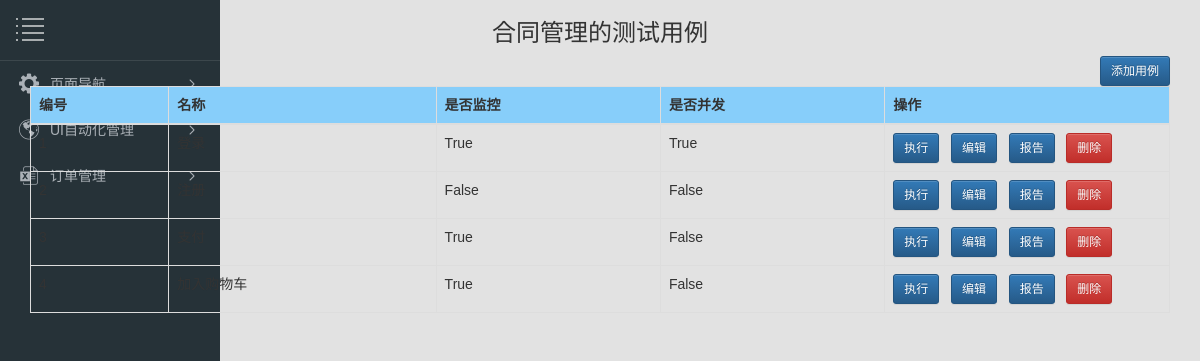
Page /testcases/9/ on the earlier database version.
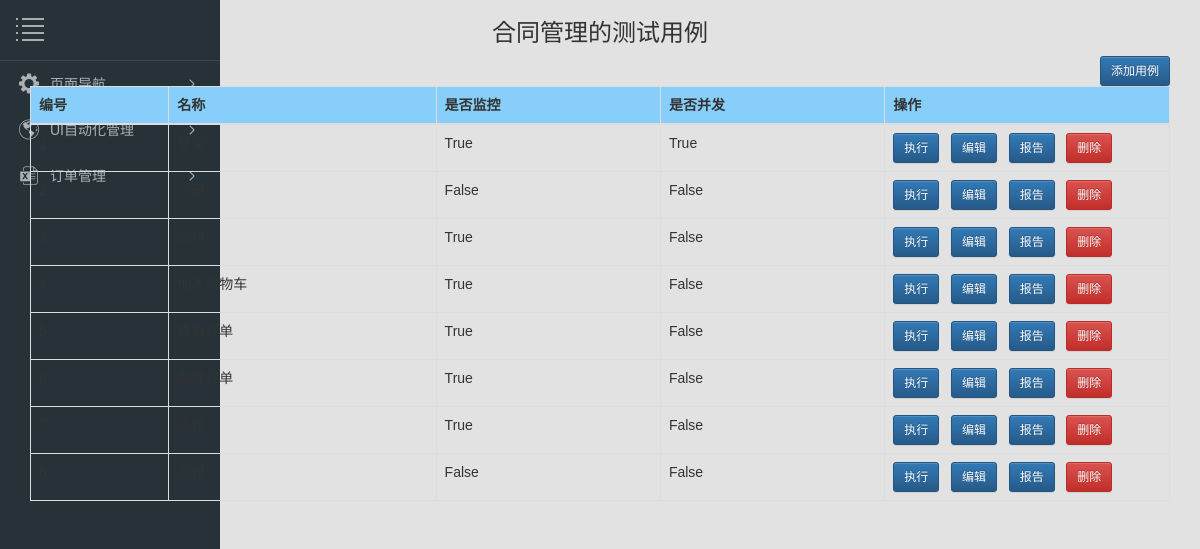
Same page on the later database version.
### uiApp/models.py (models this page shows, shortened)
class DB_end(models.Model):
    name = models.CharField(max_length=20, null=True, blank=True)
    host = models.CharField(max_length=200, null=True, blank=True)
    check_time = models.CharField(max_length=50, null=True, blank=True)
    phone = models.CharField(max_length=200, null=True, blank=True)
    email = models.CharField(max_length=200, null=True, blank=True)
    dingtalk = models.CharField(max_length=200, null=True, blank=True)

class DB_cases(models.Model):
    name = models.CharField(max_length=20, null=True, blank=True)
    case_type = models.IntegerField(default=0, null=True, blank=True)
    is_monitor = models.BooleanField(default=True, null=True, blank=True)
    script = models.CharField(max_length=200, null=True, blank=True)
    is_threads = models.BooleanField(default=True, null=True, blank=True)
    pro_id = models.CharField(max_length=20, null=False, blank=False)
    retry_count = models.IntegerField(default=2)

### uiApp/views.py (the view)
# urls.py: re_path('testcases/(?P<pro_id>.+)/',testcases),
def testcases(request, pro_id):
    cases = DB_cases.objects.filter(pro_id=pro_id)
    project = list(DB_end.objects.filter(id=pro_id))[0]
    param = {"cases": cases, "project": project}
    return render(request, 'case.html', param)

### uiApp/templates/case.html (shortened to what this page needs)
<!DOCTYPE html>
<html lang="en">
<head>
    <link rel="stylesheet" type="text/css" href="/static/bootstrap-3.4.1-dist/css/bootstrap.css">
    <link rel="stylesheet" type="text/css" href="/static/bootstrap-3.4.1-dist/css/bootstrap-theme.css">
</head>
<body>
    {% include 'menu.html' %}
    <div class="container">
        <div class="row clearfix">
            <div class="col-md-12 column">
                <h3 class="text-center">
                    {{ project.name }}的测试用例
                </h3>
                <div align="right"><button class="btn btn-primary btn-sm" onclick='javascript:document.getElementById("add_case_form").style.display="block"'>添加用例</button></div>
                <table class="table table-bordered">
                    <thead style="background-color: lightskyblue">
                        <tr>
                            <th>
                                编号
                            </th>
                            <th>
                                名称
                            </th>
                            <th>
                                是否监控
                            </th>
                            <th>
                                是否并发
                            </th>
                            <th>
                                操作
                            </th>
                        </tr>
                    </thead>
                    <tbody>
                        {% for case in cases %}
                            <tr class="error">
                                <td>
                                </td>
                                <td>
                                    {{ case.name }}
                                </td>
                                <td>
                                    {{ case.is_monitor }}
                                </td>
                                <td>
                                    {{ case.is_threads }}
                                </td>
                                <td width="25%">
                                    <button class="btn btn-sm btn-primary">执行</button> &nbsp
                                    <button onclick="edit_case({{ case.id }})" class="btn btn-sm btn-primary">编辑</button> &nbsp
                                    <button class="btn btn-sm btn-primary">报告</button> &nbsp
                                    <button type="button" class="btn btn-sm btn-danger">删除</button>
                                </td>
                            </tr>
                        {% endfor %}
                    </tbody>
                </table>
            </div>
        </div>
    </div>
</body>
</html>

### uiApp/templates/menu.html (shortened to what this page needs)
<!DOCTYPE html>
<html lang="en">
<head>
	<link rel="stylesheet" type="text/css" href="/static/menu/css/nav.css">
    <link rel="stylesheet" type="text/css" href="/static/menu/fonts/iconfont.css">
</head>
</head>
<body>
    <div class="nav">
	        <div class="nav-top">
	            <div id="mini" style="border-bottom:1px solid rgba(255,255,255,.1)"><img src="/static/menu/images/mini.png" ></div>
	        </div>
	        <ul>
	            <li class="nav-item">
	                <a href="javascript:;"><i class="my-icon nav-icon icon_1"></i><span>页面导航</span><i class="my-icon nav-more"></i></a>
	            </li>
	            <li class="nav-item">
	                <a href="javascript:;"><i class="my-icon nav-icon icon_2"></i><span>UI自动化管理</span><i class="my-icon nav-more"></i></a>
	            </li>
	            <li class="nav-item">
	                <a href="javascript:;"><i class="my-icon nav-icon icon_3"></i><span>订单管理</span><i class="my-icon nav-more"></i></a>
	            </li>
	        </ul>
	    </div>
</body>
</html>

### uiApp/static/menu/css/nav.css (style rules this page uses)
body,html { height: 100%;background: #E2E2E2 }
body,ul { margin:0;padding:0 }
body { font:14px "微软雅黑","宋体","Arial Narrow",HELVETICA;-webkit-text-size-adjust:100%; }
li { list-style:none }
a { text-decoration:none; }
.nav { width: 220px;height: 100%;background: #263238;transition: all .3s; position: absolute;top:0;left: 0; }
.nav a { display: block;overflow: hidden;padding-left: 20px;line-height: 46px;max-height: 46px;color: #ABB1B7;transition: all .3s; }
.nav a span { margin-left: 30px; }
.nav-item { position: relative; }
.nav-item>a:before { content: "";position: absolute;left: 0px;width: 2px;height: 46px;background: #34A0CE;opacity:0;transition: all .3s; }
.nav .nav-icon { font-size: 20px;position: absolute;margin-left:-1px; }
.icon_1::after { content: "\e62b"; }
.icon_2::after { content: "\e669"; }
.icon_3::after { content: "\e61d"; }
.nav-more { float:right;margin-right: 20px;font-size: 12px;transition: transform .3s; }
.nav-more::after { content: "\e621"; }

Differences in the rows shown:
added DB_cases: name "查看订单", is_monitor "True", is_threads "False"
added DB_cases: name "删除订单", is_monitor "True", is_threads "False"
added DB_cases: is_monitor "True", is_threads "False"
added DB_cases: is_monitor "False", is_threads "False"
